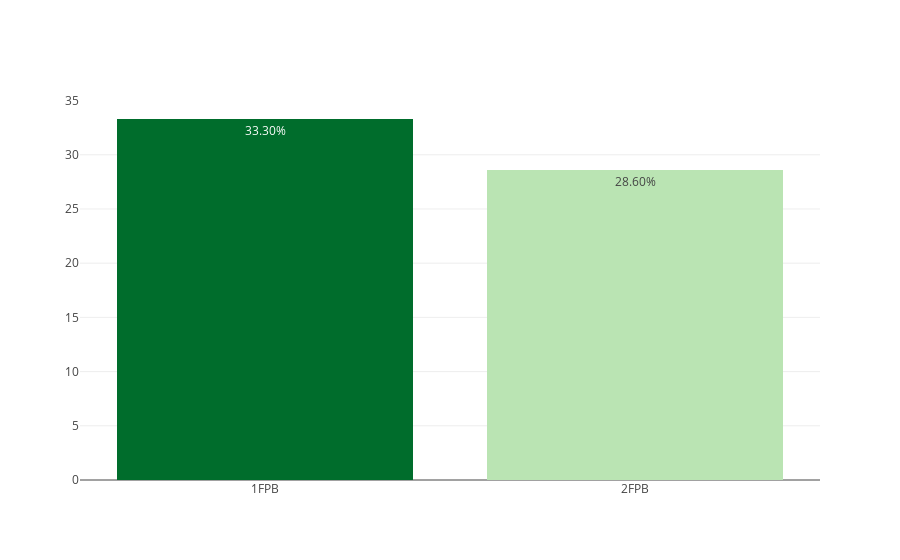

This figure's notebook cell:
### Markdown cell above
## FPB

### Code cell
dfc_FPB = loaders.get_data_by_stages(dfc, 'FPB')
myplotly.bar_simple(dfc_FPB.index, dfc_FPB['éxito'])

### Figure 1 — Plotly figure (JSON) as saved in the notebook; plotly's stock layout.template omitted (floating-point values rounded to 4 significant figures)
{"data": [{"hoverinfo": "x+text", "marker": {"color": [33.3, 28.6], "colorscale": [[0, "rgb(186,228,179)"], [0.3333, "rgb(116,196,118)"], [0.6667, "rgb(49,163,84)"], [1, "rgb(0,109,44)"]]}, "text": ["33.30%", "28.60%"], "type": "bar", "uid": "98dbdded-d47a-4110-bb02-eeb74c77ff99", "x": ["1FPB", "2FPB"], "y": [33.3, 28.6]}], "layout": {"title": {"text": ""}}}
